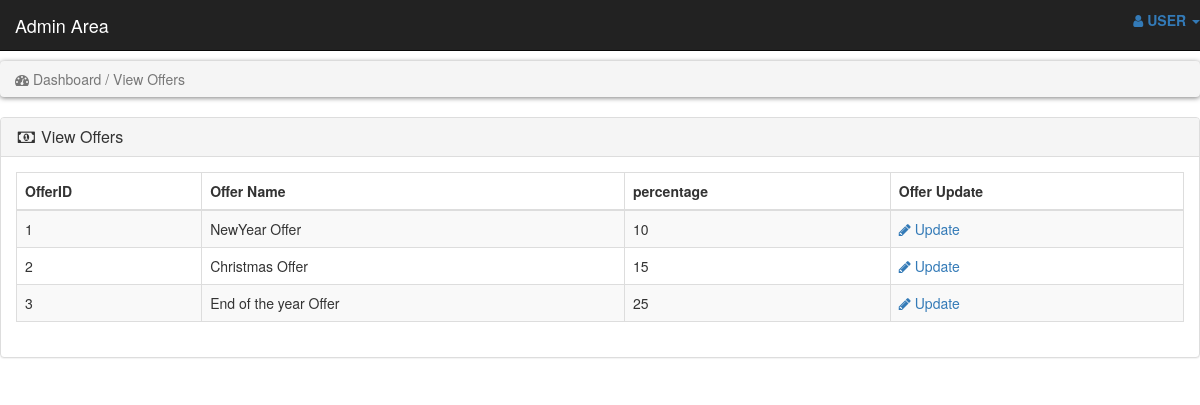
Page /admin_area/view_offer.php on the committed database.
### tables this page shows
CREATE TABLE IF NOT EXISTS `offer` (
  `OfferID` int(100) NOT NULL,
  `O_Name` varchar(255) NOT NULL,
  `Percentage` double NOT NULL,
  PRIMARY KEY (`OfferID`)
);

### admin_area/view_offer.php (the view, shortened to what this page needs)
<!DOCTYPE html>
<html lang="en">
<head>
    <link rel="stylesheet" href="style.css">
    <link rel="stylesheet" href="https://maxcdn.bootstrapcdn.com/bootstrap/3.4.1/css/bootstrap.min.css">
    <link rel="stylesheet" href="https://cdnjs.cloudflare.com/ajax/libs/font-awesome/4.7.0/css/font-awesome.min.css">
</head>
<body>
<?php
include("includes/header.php");
?>
<br>
<div class="row">
    <div class="col-lg-12">
       <ol class="breadcrumb">
            <li class="active">
                <i class="fa fa-dashboard"></i> Dashboard / View Offers
            </li>
        </ol>
    </div>
</div>
<div class="row">
    <div class="col-lg-12">
        <div class="panel panel-default">
            <div class="panel-heading">
                <h3 class="panel-title">
                    <i class="fa fa-money fa-fw"></i>  View Offers
                </h3>
            </div>
            <div class="panel-body">
                <div class="table-responsive">
                    <table class="table table-striped table-bordered table-hover">
                        <thead>
                            <tr>
                                <th>OfferID</th>
                                <th>Offer Name</th>
                                <th>percentage</th>
                                <th>Offer Update</th>
                            </tr>
                        </thead>
                        <tbody>
                            <?php
                            $get_Offer = "select * from offer";
                            $run_Offer = mysqli_query($con,$get_Offer);
                            while($row_Offer=mysqli_fetch_array($run_Offer)){
                                $offer_id = $row_Offer['OfferID'];
                                $offer_name = $row_Offer['O_Name'];
                                $percentage = $row_Offer['Percentage'];
                               ?>
                               <tr>
                                    <td><?php echo $offer_id ; ?></td>
                                    <td><?php echo $offer_name; ?></td>
									<td><?php echo $percentage; ?></td>
                                    <td>
                                         <a href="update_offer.php?edit_offer=<?php echo $offer_id; ?>">
                                        <i class="fa fa-pencil"></i> Update
                                        </a>
                                    </td>
                               </tr>
                            <?php } ?>
                        </tbody>
                    </table>
                </div>
            </div>
</div>
            </div>
    </div>
</body>
</html>

### style.css (style rules this page uses)
* body { font-size: 14px; line-height: 1.42857143; color: #333333; background: #f0f0f0; overflow-x: hidden; }
.breadcrumb { padding: 8px 15px; margin-bottom: 20px; background: #ffffff; border-radius: 5px; box-shadow: 0px 1px 5px rgba(0, 0, 0, .5); }

### rows in the picture
offer: OfferID "1", O_Name "NewYear Offer", Percentage "10"
offer: OfferID "2", O_Name "Christmas Offer", Percentage "15"
offer: OfferID "3", O_Name "End of the year Offer", Percentage "25"
